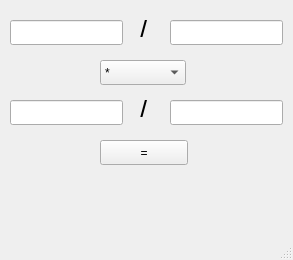
<?xml version="1.0" encoding="UTF-8"?>
<ui version="4.0">
 <class>MainWindow</class>
 <widget class="QMainWindow" name="MainWindow">
  <property name="geometry">
   <rect>
    <x>0</x>
    <y>0</y>
    <width>293</width>
    <height>260</height>
   </rect>
  </property>
  <property name="windowTitle">
   <string>MainWindow</string>
  </property>
  <widget class="QWidget" name="centralwidget">
   <widget class="QLineEdit" name="editFirstNum">
    <property name="geometry">
     <rect>
      <x>10</x>
      <y>20</y>
      <width>113</width>
      <height>25</height>
     </rect>
    </property>
   </widget>
   <widget class="QLineEdit" name="editFirstDen">
    <property name="geometry">
     <rect>
      <x>170</x>
      <y>20</y>
      <width>113</width>
      <height>25</height>
     </rect>
    </property>
   </widget>
   <widget class="QLabel" name="label">
    <property name="geometry">
     <rect>
      <x>140</x>
      <y>20</y>
      <width>16</width>
      <height>17</height>
     </rect>
    </property>
    <property name="font">
     <font>
      <pointsize>20</pointsize>
     </font>
    </property>
    <property name="text">
     <string>/</string>
    </property>
   </widget>
   <widget class="QLineEdit" name="editSecondNum">
    <property name="geometry">
     <rect>
      <x>10</x>
      <y>100</y>
      <width>113</width>
      <height>25</height>
     </rect>
    </property>
   </widget>
   <widget class="QLineEdit" name="editSecondDen">
    <property name="geometry">
     <rect>
      <x>170</x>
      <y>100</y>
      <width>113</width>
      <height>25</height>
     </rect>
    </property>
   </widget>
   <widget class="QLabel" name="label_2">
    <property name="geometry">
     <rect>
      <x>140</x>
      <y>100</y>
      <width>16</width>
      <height>17</height>
     </rect>
    </property>
    <property name="font">
     <font>
      <pointsize>20</pointsize>
     </font>
    </property>
    <property name="text">
     <string>/</string>
    </property>
   </widget>
   <widget class="QComboBox" name="actionBox">
    <property name="geometry">
     <rect>
      <x>100</x>
      <y>60</y>
      <width>86</width>
      <height>25</height>
     </rect>
    </property>
    <item>
     <property name="text">
      <string>*</string>
     </property>
    </item>
    <item>
     <property name="text">
      <string>/</string>
     </property>
    </item>
   </widget>
   <widget class="QPushButton" name="resultButton">
    <property name="geometry">
     <rect>
      <x>100</x>
      <y>140</y>
      <width>88</width>
      <height>25</height>
     </rect>
    </property>
    <property name="text">
     <string>=</string>
    </property>
   </widget>
   <widget class="QLabel" name="resultLabel">
    <property name="geometry">
     <rect>
      <x>100</x>
      <y>180</y>
      <width>131</width>
      <height>17</height>
     </rect>
    </property>
    <property name="text">
     <string/>
    </property>
   </widget>
  </widget>
  <widget class="QStatusBar" name="statusbar"/>
 </widget>
 <resources/>
 <connections/>
</ui>
